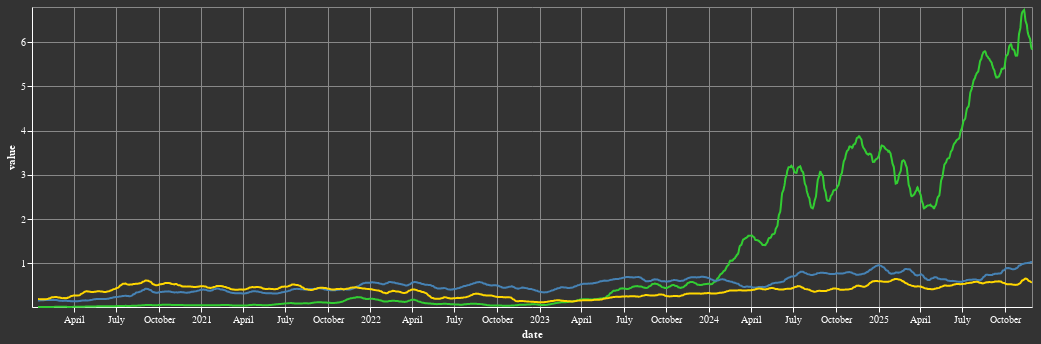

Here is the notebook cell this chart was saved with:
### Code cell
(
    results.holdings.by_security["NVDA"].plot.line(color="limegreen", smoothing=10)
    + results.holdings.by_security["AAPL"].plot.line(smoothing=10)
    + results.holdings.by_security["AMZN"].plot.line(color="gold", smoothing=10)
).properties(width=1000)

### Figure 1 — Vega specification as saved in the notebook (floating-point values rounded to 4 significant figures; data arrays with more than 128 entries replaced by an {"elided": "..."} marker saying what was removed)
{"$schema": "https://vega.github.io/schema/vega/v5.json", "data": [{"name": "source_0", "values": {"elided": "1486 records"}, "transform": [{"type": "formula", "expr": "toDate(datum['date'])", "as": "date"}]}, {"name": "source_1", "values": {"elided": "1486 records"}, "transform": [{"type": "formula", "expr": "toDate(datum['date'])", "as": "date"}]}, {"name": "source_2", "values": {"elided": "1486 records"}, "transform": [{"type": "formula", "expr": "toDate(datum['date'])", "as": "date"}]}], "marks": [{"type": "line", "name": "layer_0_marks", "from": {"data": "source_0"}, "sort": {"field": "x"}, "encode": {"update": {"defined": {"signal": "isValid(datum[\"date\"]) && isFinite(+datum[\"date\"]) && isValid(datum[\"value\"]) && isFinite(+datum[\"value\"])"}, "stroke": {"value": "limegreen"}, "tooltip": {"signal": "{\"date\": timeFormat(datum[\"date\"], '%b %d, %Y'), \"value\": format(datum[\"value\"], \"\")}"}, "x": {"field": "date", "scale": "x"}, "y": {"field": "value", "scale": "y"}}}, "style": ["line"]}, {"type": "line", "name": "layer_1_marks", "from": {"data": "source_1"}, "sort": {"field": "x"}, "encode": {"update": {"tooltip": {"signal": "{\"date\": timeFormat(datum[\"date\"], '%b %d, %Y'), \"value\": format(datum[\"value\"], \"\")}"}, "stroke": {"value": "steelblue"}, "y": {"field": "value", "scale": "y"}, "x": {"field": "date", "scale": "x"}, "defined": {"signal": "isValid(datum[\"date\"]) && isFinite(+datum[\"date\"]) && isValid(datum[\"value\"]) && isFinite(+datum[\"value\"])"}}}, "style": ["line"]}, {"type": "line", "name": "layer_2_marks", "from": {"data": "source_2"}, "sort": {"field": "x"}, "encode": {"update": {"defined": {"signal": "isValid(datum[\"date\"]) && isFinite(+datum[\"date\"]) && isValid(datum[\"value\"]) && isFinite(+datum[\"value\"])"}, "tooltip": {"signal": "{\"date\": timeFormat(datum[\"date\"], '%b %d, %Y'), \"value\": format(datum[\"value\"], \"\")}"}, "stroke": {"value": "gold"}, "x": {"field": "date", "scale": "x"}, "y": {"field": "value", "scale": "y"}}}, "style": ["line"]}], "scales": [{"name": "x", "type": "time", "domain": {"fields": [{"data": "source_0", "field": "date"}, {"data": "source_1", "field": "date"}, {"data": "source_2", "field": "date"}]}, "range": [0, {"signal": "width"}]}, {"name": "y", "type": "linear", "domain": {"fields": [[0.01239, 6.796], [0.1399, 1.043], [0.1161, 0.6611]]}, "range": [{"signal": "height"}, 0], "zero": false, "clamp": true}], "axes": [{"scale": "x", "tickCount": {"signal": "ceil(width/40)"}, "domain": false, "minExtent": 0, "gridScale": "y", "grid": true, "ticks": false, "orient": "bottom", "zindex": 0, "maxExtent": 0, "labels": false, "aria": false}, {"scale": "y", "maxExtent": 0, "gridScale": "x", "grid": true, "domain": false, "orient": "left", "aria": false, "tickCount": {"signal": "ceil(height/40)"}, "minExtent": 0, "ticks": false, "zindex": 0, "labels": false}, {"scale": "x", "labelFlush": true, "orient": "bottom", "grid": false, "tickCount": {"signal": "ceil(width/40)"}, "title": "date", "zindex": 0, "labelOverlap": true}, {"scale": "y", "grid": false, "labelOverlap": true, "tickCount": {"signal": "ceil(height/40)"}, "orient": "left", "title": "value", "zindex": 0}], "usermeta": {"embedOptions": {"theme": "dark"}}, "padding": 5, "style": "cell", "height": 300, "width": 1000, "background": "#333", "config": {"axis": {"domainColor": "#fff", "gridColor": "#888", "tickColor": "#fff"}, "style": {"guide-label": {"fill": "#fff"}, "guide-title": {"fill": "#fff"}, "cell": {"stroke": "#888"}, "group-title": {"fill": "#fff"}}, "title": {"subtitleColor": "#fff"}}}
